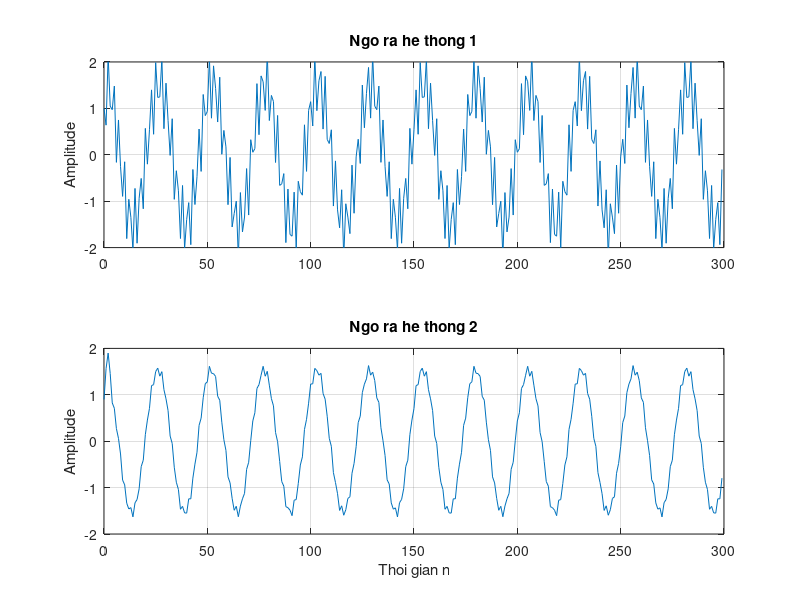

The MATLAB source for this figure:
% Bai 2.22 Chuong trinh Matlab tinh dau ra cua 2 he thong tren voi dau vao:
clf;
n=0:299;
x1=cos(2*pi*10*n/256);
x2=cos(2*pi*100*n/256);
x=x1+x2;
num1=[0.5 0.27 0.77];
y1=filter(num1,1,x);
den2=[1 -0.53 0.46];
num2=[0.45 0.5 0.45];
y2=filter(num2, den2 ,x);
subplot(2,1,1);
plot(n,y1);axis([0 300 -2 2]);
ylabel('Amplitude');
title('Ngo ra he thong 1'); grid;
subplot(2,1,2);
plot(n,y2);axis([0 300 -2 2]);
xlabel('Thoi gian n'); ylabel('Amplitude');
title('Ngo ra he thong 2');grid;
